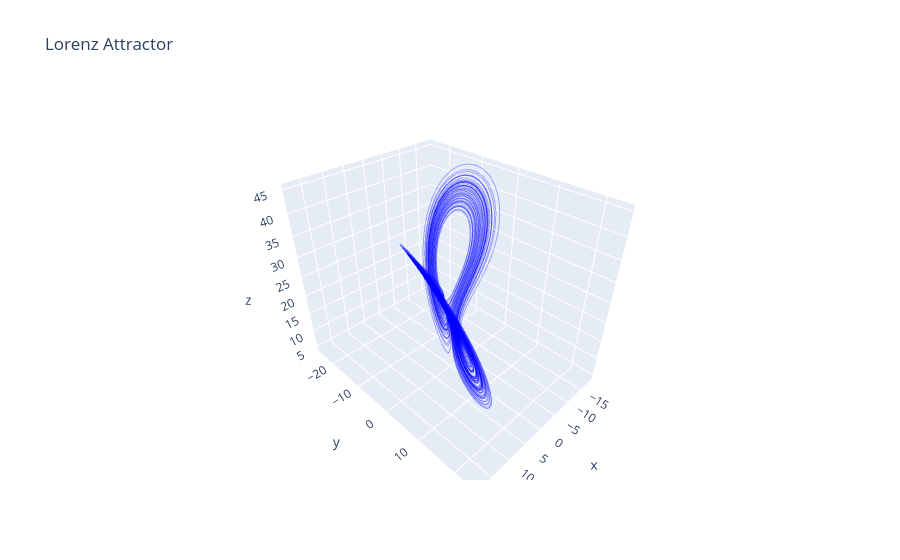

The notebook cell saved with this chart:
### Code cell
i = 9
fig = go.Figure(data=[go.Scatter3d(
    x=df[f"{i}_x"], y = df[f"{i}_y"], z = df[f"{i}_z"],
    mode='lines',
    line=dict(width=2, color='rgba(0,0,255,0.3)')
)])
fig.update_layout(title='Lorenz Attractor')
fig.show()

### Figure 1 — Plotly figure (JSON) as saved in the notebook; plotly's stock layout.template omitted (floating-point values rounded to 4 significant figures; data arrays with more than 128 entries replaced by an {"elided": "..."} marker saying what was removed)
{"data": [{"line": {"color": "rgba(0,0,255,0.3)", "width": 2}, "mode": "lines", "type": "scatter3d", "x": {"elided": "10000 float values"}, "y": {"elided": "10000 float values"}, "z": {"elided": "10000 float values"}}], "layout": {"title": {"text": "Lorenz Attractor"}}}
